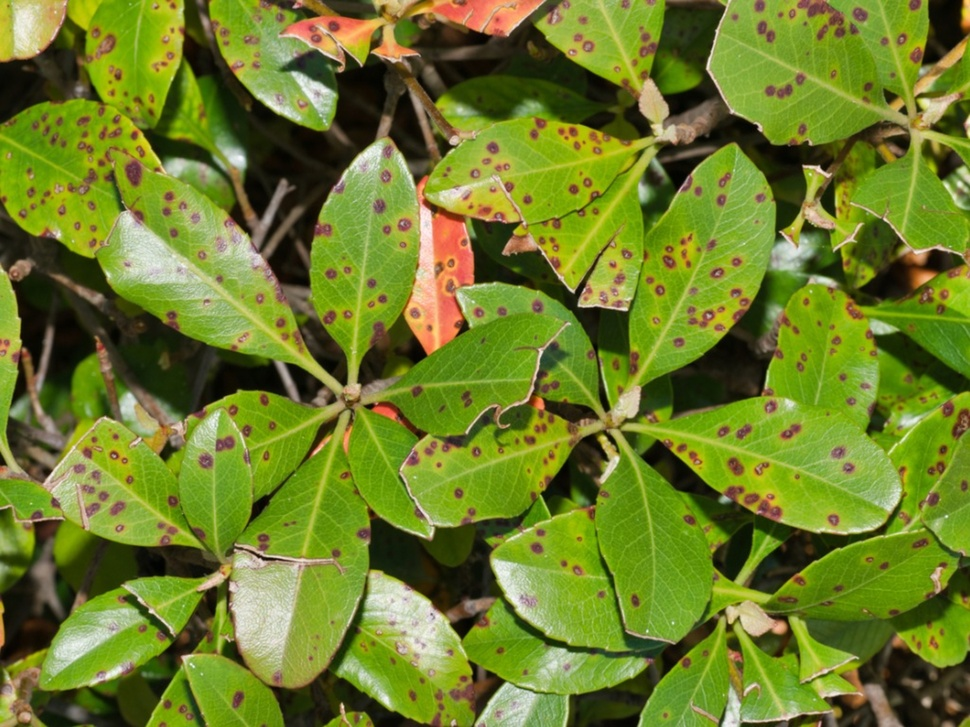
//> input picture Images/leaf-spot-disease.jpg, 970 x 727 px, shrunk from 1600 x 1200 before the run
$ ./detection   (built with g++ and OpenCV 4)
//> lines starting //> are read from the running program, lines starting //| are printed output that depends on the picture; after the words box and inside, x2 and y2 are one past the last pixel; in counts of white or black regions, pixels touching at a corner belong together
//> further down, frame is the input picture: 727 rows x 970 cols, CV_8UC3; mean B, G, R 40.7, 124.8, 109.2
### scripts/detection.h
#ifndef DETECTION_H
#define DETECTION_H
#include <iostream>

using namespace std;

#include <opencv4/opencv2/opencv.hpp>
#include <opencv4/opencv2/videoio.hpp>
#include <opencv4/opencv2/imgcodecs.hpp>
#include <opencv4/opencv2/highgui.hpp>
#include <opencv4/opencv2/imgproc.hpp>

using namespace cv;
class diseaseDetection
{

    private:


    public:

        diseaseDetection();
        ~diseaseDetection();

        Mat foundBrown(Mat frame);

};

#endif

### scripts/detection.cpp
#include "detection.h"


diseaseDetection::diseaseDetection() {

}

diseaseDetection::~diseaseDetection(){


}

Mat diseaseDetection::foundBrown(Mat frame) {
    Mat hsv, mask, res;
    //cvtColor(frame, hsv, COLOR_RGB2HSV);
    inRange(frame, Scalar(0,0,0), Scalar(87, 255, 255), mask);
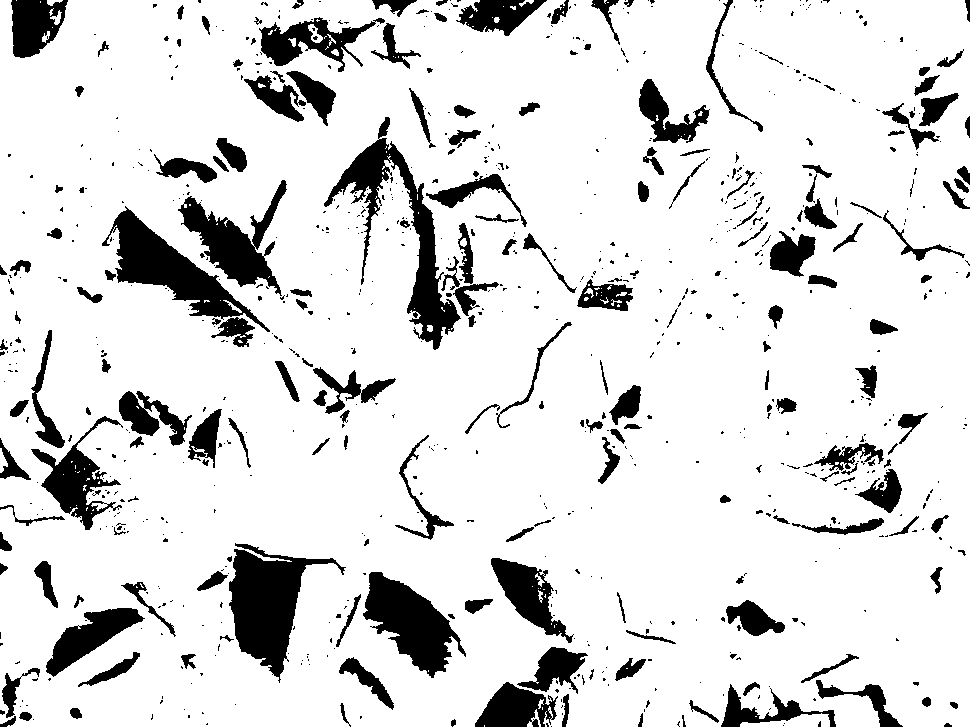
//> mask: 727 rows x 970 cols, CV_8UC1; 86.5% white; 848 black regions (636 under 20 px), largest, box (x1, y1, x2, y2) and area: (229, 543, 346, 683) 6869, (324, 117, 461, 350) 6533, (102, 206, 270, 332) 5892

    bitwise_and(frame, frame, res, mask);
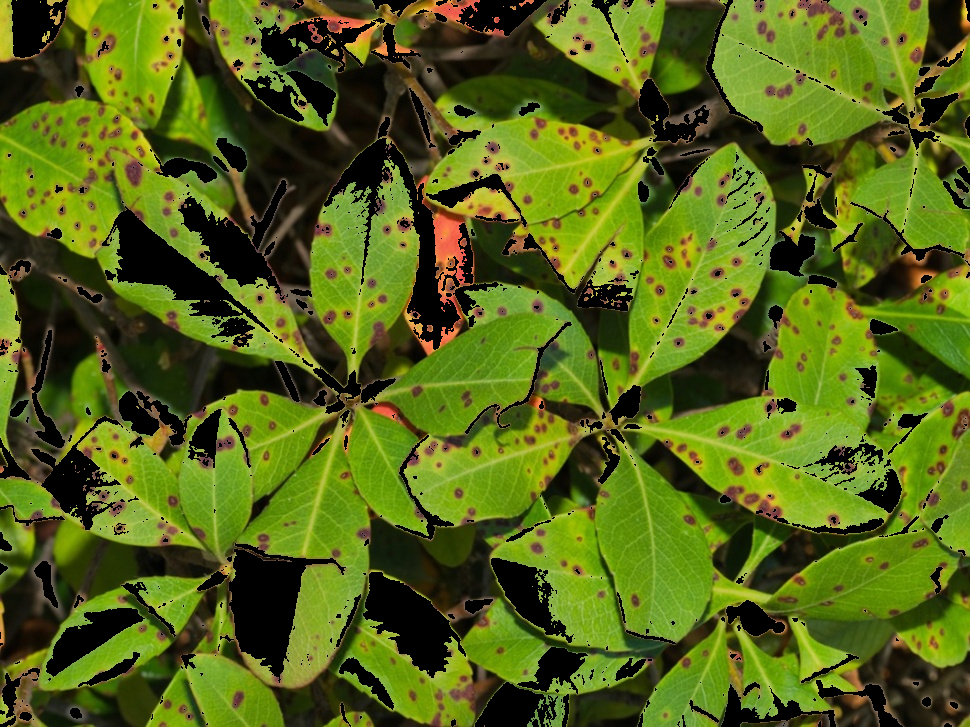
//> res: 727 rows x 970 cols, CV_8UC3; mean B, G, R 22.4, 100.3, 84.2

    return (res);


}

int main (){
diseaseDetection* detect = new diseaseDetection();
string path = "Images/leaf-spot-disease.jpg";
Mat frame = imread(path);
Mat image;
image = detect->foundBrown(frame);
imshow("image", image);
}

$ run again, with Images/leaf-spots.jpg copied over Images/leaf-spot-disease.jpg
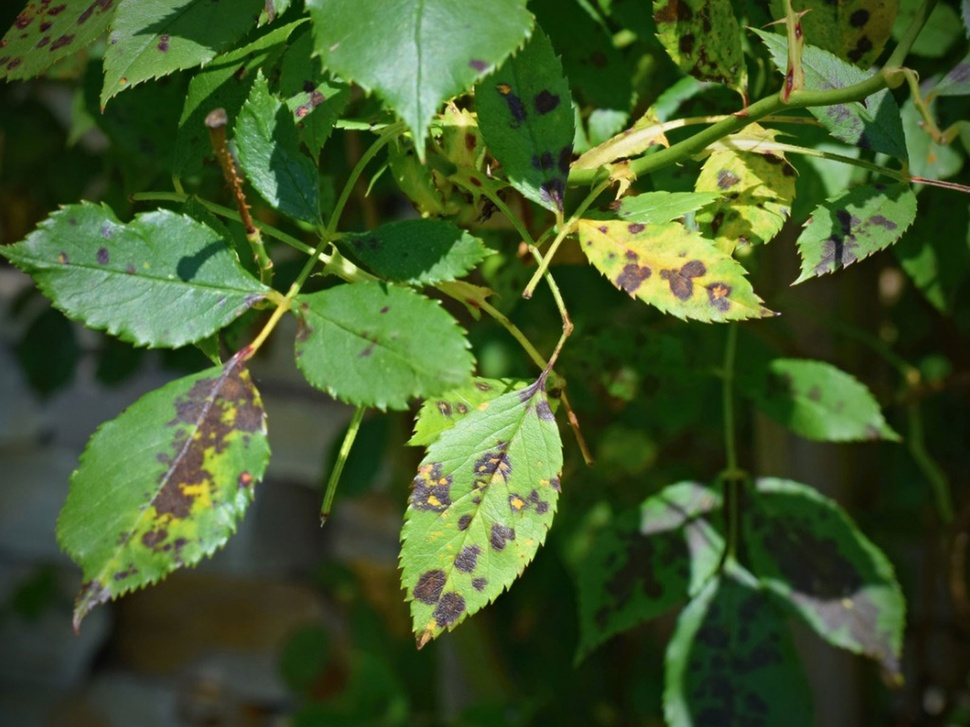
//> input picture Images/leaf-spots.jpg, 970 x 727 px, shrunk from 1600 x 1200 before the run
//> frame is the input picture: 727 rows x 970 cols, CV_8UC3; mean B, G, R 42.8, 88.9, 66
//> in foundBrown, `inRange(frame, Scalar(0,0,0), Scalar(87, 255, 255), mask);`:
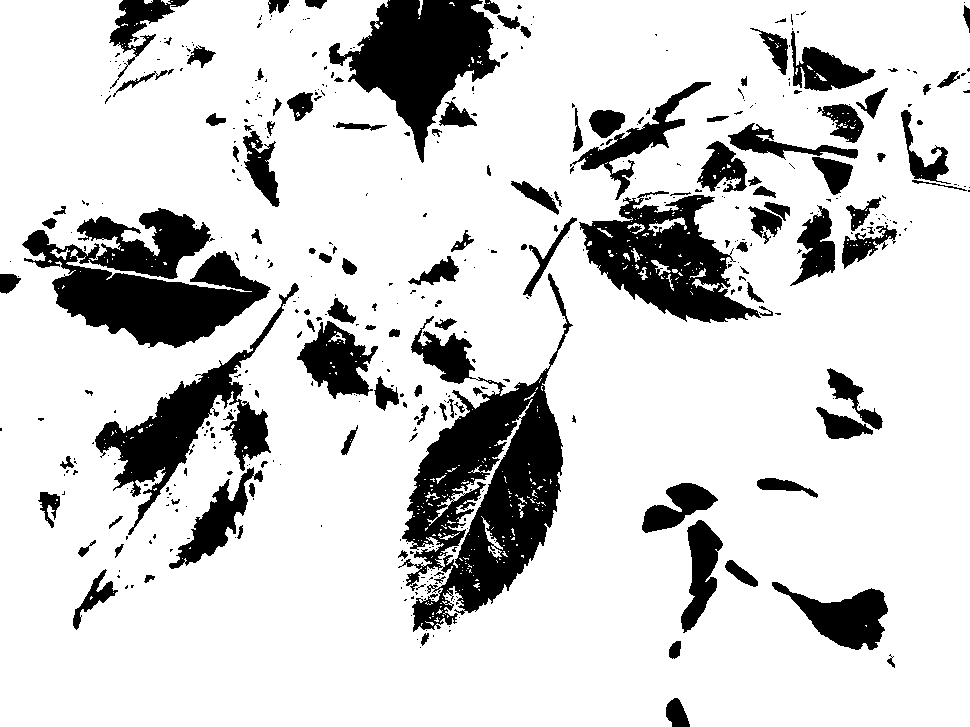
//> mask: 727 rows x 970 cols, CV_8UC1; 82% white; 454 black regions (327 under 20 px), largest, box (x1, y1, x2, y2) and area: (398, 273, 573, 632) 25219, (22, 208, 271, 348) 17600, (329, 0, 500, 163) 12723
//> in foundBrown, `bitwise_and(frame, frame, res, mask);`:
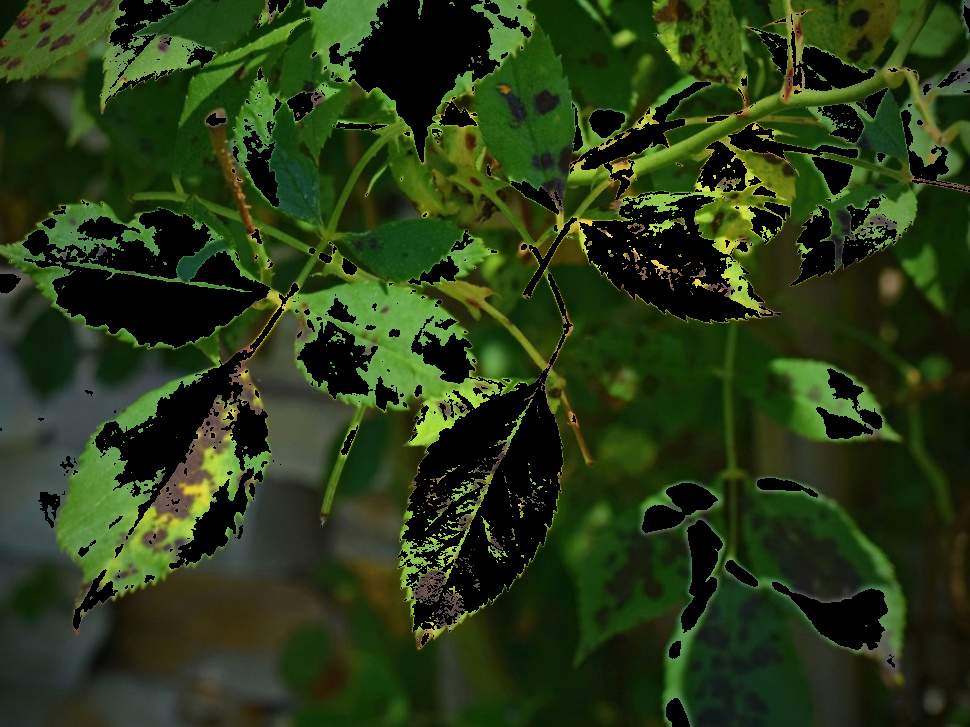
//> res: 727 rows x 970 cols, CV_8UC3; mean B, G, R 21.5, 57, 39.6

$ run again, with Images/index.jpeg copied over Images/leaf-spot-disease.jpg
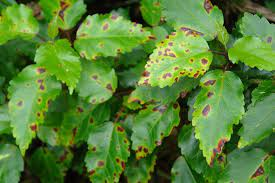
//> input picture Images/index.jpeg, 275 x 183 px
//> frame is the input picture: 183 rows x 275 cols, CV_8UC3; mean B, G, R 52.4, 127.6, 85.7
//> in foundBrown, `inRange(frame, Scalar(0,0,0), Scalar(87, 255, 255), mask);`:
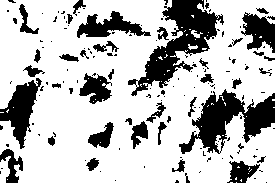
//> mask: 183 rows x 275 cols, CV_8UC1; 73.9% white; 149 black regions (111 under 20 px), largest, box (x1, y1, x2, y2) and area: (128, 0, 224, 96) 3092, (179, 89, 275, 154) 2712, (0, 78, 42, 149) 1296
//> in foundBrown, `bitwise_and(frame, frame, res, mask);`:
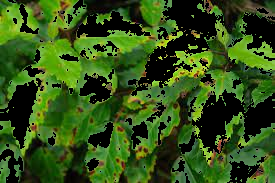
//> res: 183 rows x 275 cols, CV_8UC3; mean B, G, R 23.2, 81.8, 50.9
